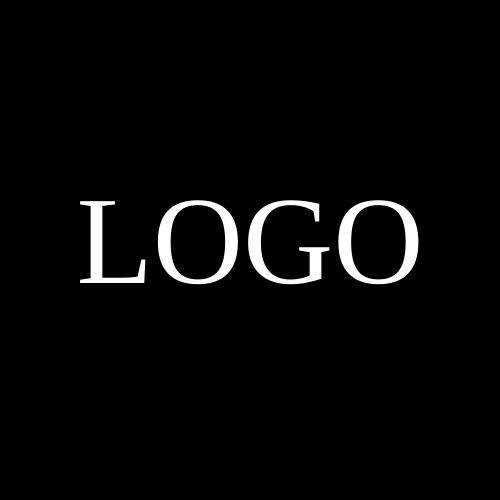
Frame 1 (no input)
Frame 60 (no input): identical to frame 1, image omitted
Frame 120 (the mouse pressed at the canvas centre since frame 60): identical to frame 1, image omitted

The p5.js sketch that drew this single still picture (run headless with seeded random() and noise() and a simulated clock; from frame 60 on, the mouse is pressed at the canvas centre):

// p5.js sketch
// ── sketch.js
/*
Meme 
v 0
by Dawn Joseph
10.2.2018
rough draft
MMMP 210 week 5
*/

function setup() {
    createCanvas(500, 500);
}

function draw() {
    background(0);
    fill(255);
    textAlign(CENTER, CENTER);
    textSize(125);
    textFont("Papyrus");
    text("LOGO", width/2, height/2);
}
